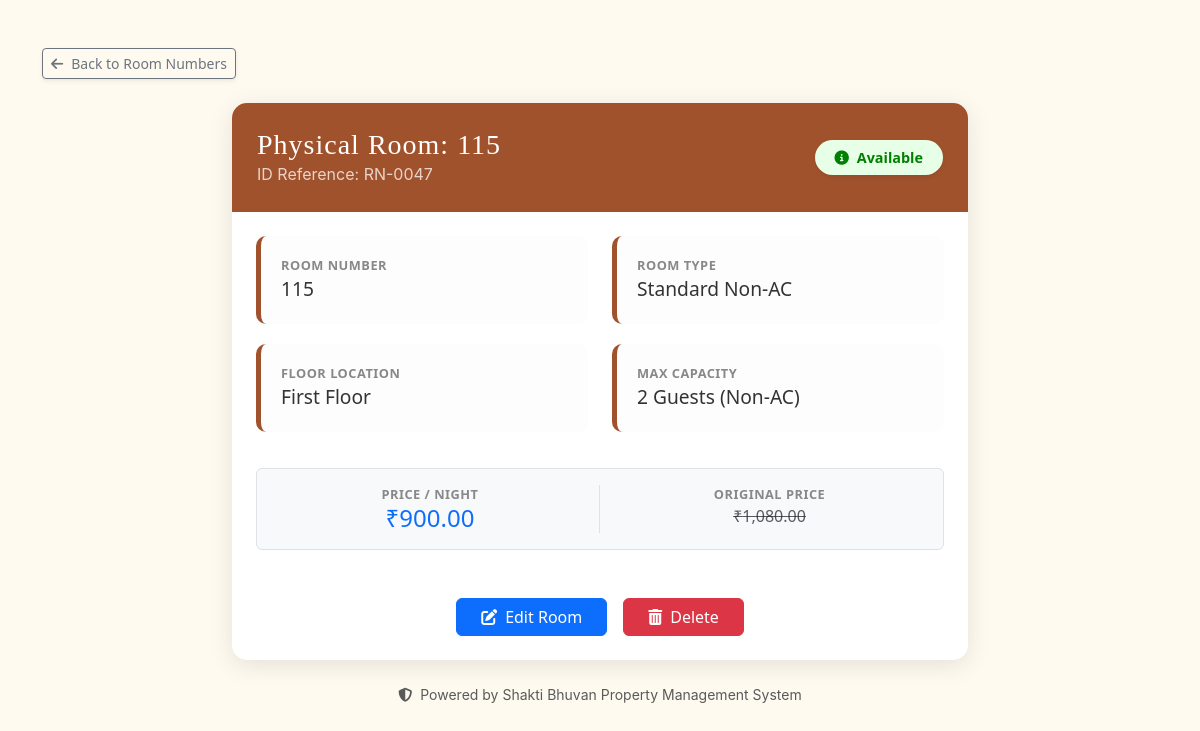
The page /view_room_number.php?id=47 on the database its author committed.
### tables this page shows
CREATE TABLE `room_numbers` (
  `id` int(11) NOT NULL,
  `room_type_id` int(11) NOT NULL,
  `floor` varchar(50) NOT NULL,
  `room_number` varchar(10) NOT NULL,
  `status` enum('Available','Occupied','Maintenance','Cleaning') DEFAULT 'Available'
);

CREATE TABLE `rooms` (
  `id` int(11) NOT NULL,
  `name` varchar(255) NOT NULL,
  `description` text DEFAULT NULL,
  `price` decimal(10,2) DEFAULT NULL,
  `discount_price` decimal(10,2) DEFAULT NULL,
  `extra_bed_price` decimal(10,2) DEFAULT 0.00,
  `max_extra_beds` int(11) DEFAULT 0,
  `size` varchar(50) DEFAULT NULL,
  `bed_type` varchar(100) DEFAULT NULL,
  `guests` varchar(50) DEFAULT NULL,
  `floor` varchar(50) DEFAULT NULL,
  `rating` decimal(2,1) DEFAULT NULL,
  `reviews` int(11) DEFAULT NULL,
  `image` varchar(255) DEFAULT NULL,
  `ac_status` enum('AC','Non-AC') DEFAULT 'AC',
  `amenities` text DEFAULT NULL,
  `features` text DEFAULT NULL,
  `policies` text DEFAULT NULL,
  `created_at` timestamp NOT NULL DEFAULT current_timestamp(),
  `status` enum('Available','Occupied','Cleaning') DEFAULT 'Available'
);

### view_room_number.php (the view, shortened to what this page needs)
<?php
include 'db.php';
$rn_id = isset($_GET['id']) ? intval($_GET['id']) : 0;
$sql = "SELECT rn.*, r.name as room_type_name, r.price, r.discount_price, r.guests, r.ac_status
        FROM room_numbers rn
        JOIN rooms r ON rn.room_type_id = r.id
        WHERE rn.id = $rn_id";
$result = mysqli_query($conn, $sql);
$room_num_data = mysqli_fetch_assoc($result);
?>
<!DOCTYPE html>
<html lang="en">
<head>
    <link href="https://cdn.jsdelivr.net/npm/bootstrap@5.3.3/dist/css/bootstrap.min.css" rel="stylesheet">
    <link rel="stylesheet" href="https://cdnjs.cloudflare.com/ajax/libs/font-awesome/6.4.0/css/all.min.css">
</head>
<body>
    <div class="container py-5">
        <div class="mb-4">
            <a href="admin_dashboard.php?section=manage-room-numbers-section"
                class="btn btn-outline-secondary btn-sm shadow-sm">
                <i class="fas fa-arrow-left me-2"></i>Back to Room Numbers
            </a>
        </div>
        <div class="row justify-content-center">
            <div class="col-lg-8">
                <div class="detail-card">
                    <div class="header-section d-flex justify-content-between align-items-center">
                        <div>
                            <h3 class="mb-0">Physical Room: <?= htmlspecialchars($room_num_data['room_number']) ?></h3>
                            <p class="mb-0 opacity-75">ID Reference: RN-<?= str_pad($rn_id, 4, '0', STR_PAD_LEFT) ?></p>
                        </div>
                        <div>
                            <?php
                            $status_class = "status-" . strtolower(str_replace(' ', '', $room_num_data['status']));
                        ?>
                            <span class="status-badge <?= $status_class ?> shadow-sm">
                                <i class="fas fa-info-circle me-1"></i> <?= $room_num_data['status'] ?>
                            </span>
                        </div>
                    </div>
                    <div class="p-4">
                        <div class="row">
                            <div class="col-md-6">
                                <div class="info-box">
                                    <div class="label-text">Room Number</div>
                                    <div class="value-text"><?= htmlspecialchars($room_num_data['room_number']) ?></div>
                                </div>
                                <div class="info-box">
                                    <div class="label-text">Floor Location</div>
                                    <div class="value-text"><?= htmlspecialchars($room_num_data['floor']) ?></div>
                                </div>
                            </div>
                            <div class="col-md-6">
                                <div class="info-box">
                                    <div class="label-text">Room Type</div>
                                    <div class="value-text"><?= htmlspecialchars($room_num_data['room_type_name']) ?>
                                    </div>
                                </div>
                                <div class="info-box">
                                    <div class="label-text">Max Capacity</div>
                                    <div class="value-text"><?= $room_num_data['guests'] ?> Guests
                                        (<?= $room_num_data['ac_status'] ?>)</div>
                                </div>
                            </div>
                        </div>
                        <div class="mt-3 p-3 bg-light rounded border border-dashed text-center">
                            <div class="row">
                                <div class="col-6 border-end">
                                    <span class="label-text d-block">Price / Night</span>
                                    <span
                                        class="h4 text-primary">₹<?= number_format($room_num_data['discount_price'], 2) ?></span>
                                </div>
                                <div class="col-6">
                                    <span class="label-text d-block">Original Price</span>
                                    <span
                                        class="text-muted"><del>₹<?= number_format($room_num_data['price'], 2) ?></del></span>
                                </div>
                            </div>
                        </div>
                        <div class="d-flex gap-3 justify-content-center mt-5">
                            <a href="edit_room_number.php?id=<?= $rn_id ?>" class="btn btn-primary px-4">
                                <i class="fas fa-edit me-2"></i>Edit Room
                            </a>
                            <a href="delete_room_number.php?id=<?= $rn_id ?>" class="btn btn-danger px-4"
                                onclick="return confirm('ખાતરી છે? આ રૂમ નંબર કાયમી માટે ડિલીટ થઈ જશે.')">
                                <i class="fas fa-trash-alt me-2"></i>Delete
                            </a>
                        </div>
                    </div>
                </div>
                <p class="text-center mt-4 text-muted small">
                    <i class="fas fa-shield-alt me-1"></i> Powered by Shakti Bhuvan Property Management System
                </p>
            </div>
        </div>
    </div>
</body>
</html>

### assets/css/style.css (style rules this page uses)
body { margin: 0; font-family: 'Playfair Display', serif; background-color: #fdfbf6; }
h1, h2, h3, .hero-section h1 { font-family: 'Playfair Display', serif; font-weight: 700; letter-spacing: 1px; }
p { font-family: 'Inter', sans-serif; font-weight: 400; line-height: 1.6; }
a, .hero-section p { font-family: 'Inter', sans-serif; line-height: 1.6; text-align: left; }
.btn { padding: 8px 16px; background: #f9f5ef; border: 1px solid #e6d8c2; border-radius: 10px; text-decoration: none; font-weight: 600; color: #444; transition: all 0.3s ease; }
.btn { display: inline-block; padding: 8px 15px; background: #f5e6cc; border-radius: 10px; text-decoration: none; font-weight: bold; color: #444; transition: background 0.3s; }
.btn { padding: 12px 24px; border-radius: 10px; font-weight: 600; text-decoration: none; transition: 0.3s; }

### view_room_number.php (style rules this page uses)
:root { --admin-primary: #a0522d; --admin-bg: #fffaf0; }
body { background-color: var(--admin-bg); font-family: 'Segoe UI', Tahoma, Geneva, Verdana, sans-serif; }
.detail-card { background: white; border-radius: 15px; box-shadow: 0 5px 25px rgba(0, 0, 0, 0.1); border: none; overflow: hidden; }
.header-section { background: var(--admin-primary); color: white; padding: 25px; }
.info-box { background: #fdfdfd; padding: 20px; border-radius: 10px; border-left: 5px solid var(--admin-primary); margin-bottom: 20px; }
.label-text { font-size: 0.8rem; text-transform: uppercase; color: #888; font-weight: bold; letter-spacing: 0.5px; }
.value-text { font-size: 1.2rem; color: #333; font-weight: 500; }
.status-badge { padding: 8px 20px; border-radius: 50px; font-weight: bold; font-size: 0.9rem; }
.status-available { background-color: #e6ffe6; color: #008000; }

### rows shown on the page
room_numbers: room_number "115", status "Available", floor "First Floor", room_type.name "Standard Non-AC", room_type.guests "2", room_type.ac_status "Non-AC", room_type.discount_price "900.00", room_type.price "1,080.00"

### other values the page prints
str_pad($rn_id, 4, '0', STR_PAD_LEFT) "0047"
